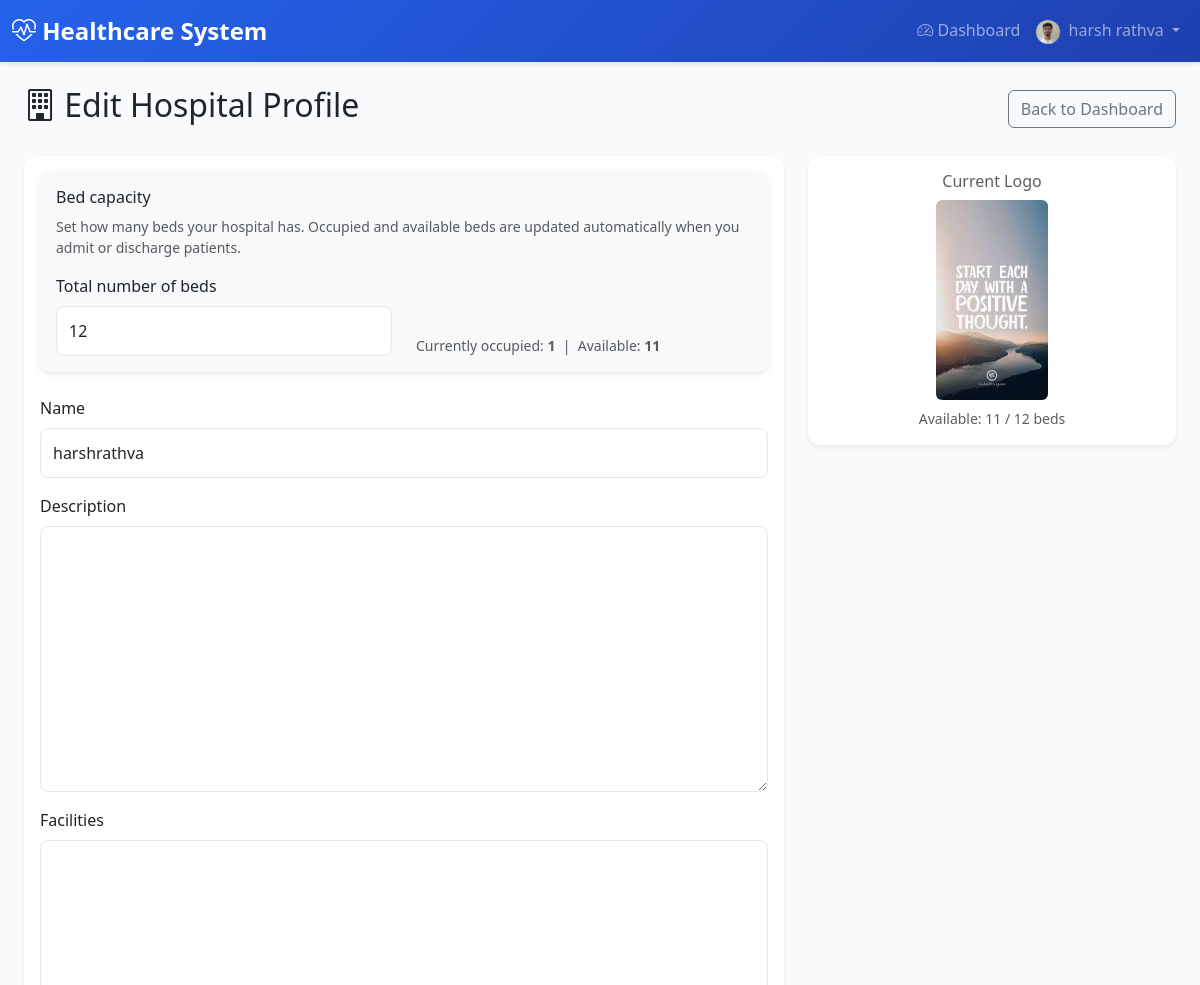
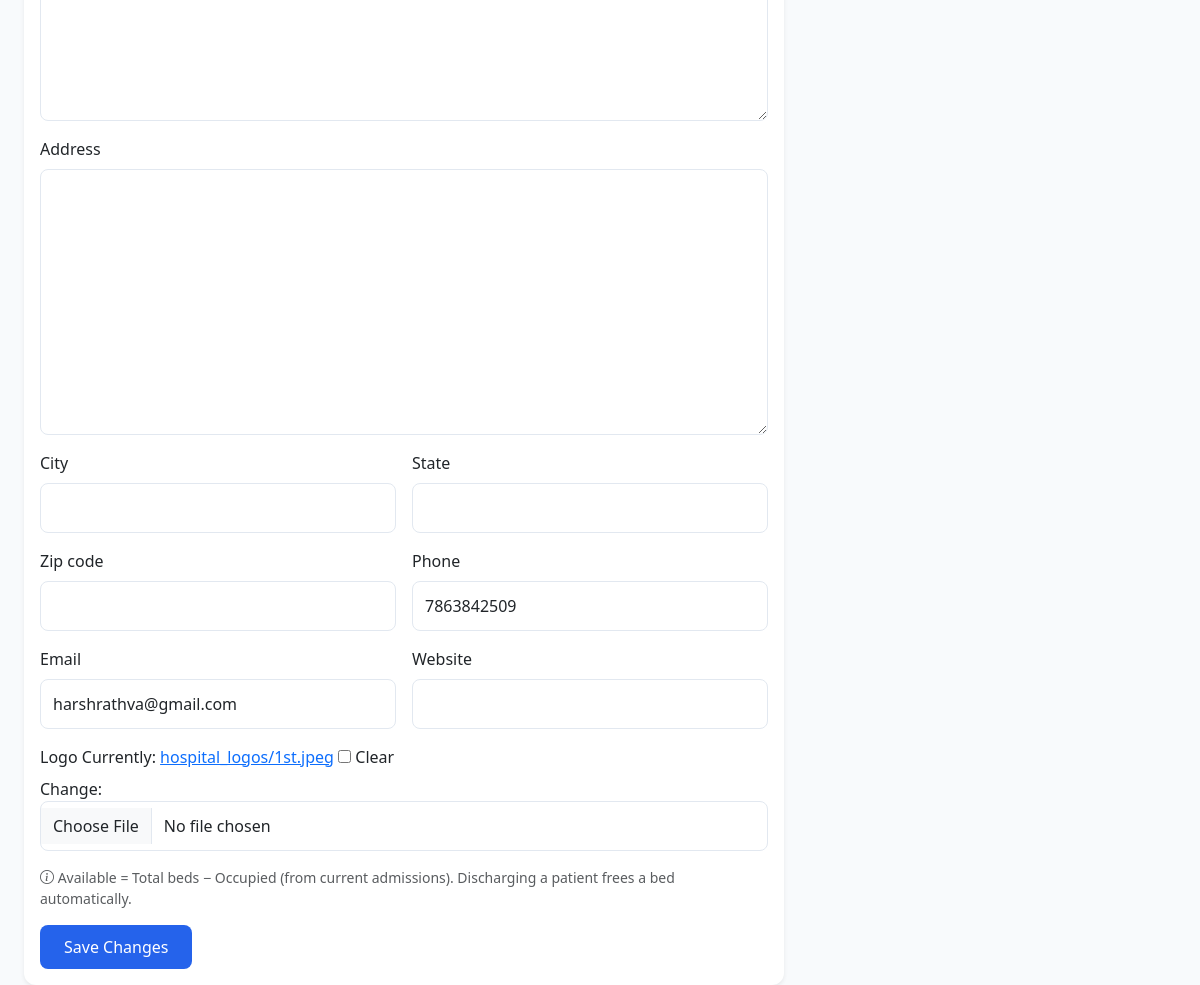
Page /hospitals/admin/profile/ (signed in) on the committed database (2 pictures, top to bottom).
### accounts/models.py (models this page shows, shortened)
class User(AbstractUser):
    email = models.EmailField(unique=True)
    ROLE_CHOICES = [
        ('ADMIN', 'Admin'),
        ('DOCTOR', 'Doctor'),
        ('PATIENT', 'Patient'),
        ('HOSPITAL', 'Hospital'),
        ('HOSPITAL_ADMIN', 'Hospital Admin'),
    ]
    role = models.CharField(max_length=20, choices=ROLE_CHOICES, default='PATIENT')
    is_approved = models.BooleanField(default=False)  # For Doctor and Hospital approval
    phone_number = models.CharField(max_length=15, blank=True)
    address = models.TextField(blank=True)
    profile_picture = models.ImageField(upload_to='user_profiles/', blank=True, null=True)
    created_at = models.DateTimeField(auto_now_add=True)
    updated_at = models.DateTimeField(auto_now=True)
    class Meta:
        db_table = 'users'
        verbose_name = 'User'
        verbose_name_plural = 'Users'

### hospitals/models.py (models this page shows, shortened)
class Hospital(models.Model):
    user = models.OneToOneField(
        settings.AUTH_USER_MODEL,
        on_delete=models.CASCADE,
        related_name='hospital_profile'
    )
    name = models.CharField(max_length=200)
    registration_number = models.CharField(max_length=50, unique=True)
    address = models.TextField(blank=True)
    city = models.CharField(max_length=100, blank=True)
    state = models.CharField(max_length=100, blank=True)
    zip_code = models.CharField(max_length=10, blank=True)
    phone = models.CharField(max_length=15, blank=True)
    email = models.EmailField(blank=True)
    website = models.URLField(blank=True)
    description = models.TextField(blank=True)
    facilities = models.TextField(blank=True, help_text="Departments - comma separated")
    total_beds = models.PositiveIntegerField(default=0)
    available_beds = models.PositiveIntegerField(default=0)  # Kept for migration; use available_beds_count for dynamic
    logo = models.ImageField(upload_to='hospital_logos/', blank=True, null=True)
    verification_document = models.FileField(upload_to='hospital_verifications/', blank=True, null=True, help_text="Upload registration certificate or license for verification")
    created_at = models.DateTimeField(auto_now_add=True)
    updated_at = models.DateTimeField(auto_now=True)
    class Meta:
        db_table = 'hospitals'
        verbose_name = 'Hospital'
        verbose_name_plural = 'Hospitals'
        ordering = ['name']
    @property
    def occupied_beds_count(self):
        from django.db.models import Q
        return self.admissions.filter(
            Q(discharge_time__isnull=True) | Q(discharge_time__gt=timezone.now())
        ).count()
    @property
    def available_beds_count(self):
        return max(0, self.total_beds - self.occupied_beds_count)
    def get_available_beds_display(self):
        """For admin list_display (avoids property in admin)"""
        return self.available_beds_count
    get_available_beds_display.short_description = 'Available beds'

### hospitals/admin_views.py (the view, shortened to what this page needs)
# urls.py: path('admin/profile/', admin_views.HospitalProfileEditView.as_view(), name='admin_profile'),
class HospitalProfileEditView(HospitalRequiredMixin, UpdateView):
    model = Hospital
    template_name = 'hospitals/admin/profile_edit.html'
    fields = ['name', 'description', 'facilities', 'address', 'city', 'state', 'zip_code', 'phone', 'email', 'website', 'total_beds', 'logo']
    def get_form(self, form_class=None):
        form = super().get_form(form_class)
        for field in form.fields:
            form.fields[field].widget.attrs.setdefault('class', 'form-control')
        return form
    def get_object(self, queryset=None):
        return get_hospital(self.request)
    def get(self, request, *args, **kwargs):
        if not get_hospital(request):
            messages.error(request, 'Hospital profile not found.')
            return redirect('accounts:dashboard_redirect')
        return super().get(request, *args, **kwargs)

### accounts/mixins.py (called while the page is built)
    def dispatch(self, request, *args, **kwargs):
        if not request.user.is_authenticated:
            return self.handle_no_permission()
        if not request.user.is_active:
            from django.contrib.auth import logout
            logout(request)
            messages.error(request, 'Your account has been blocked. Please contact the administrator.')
            return redirect('accounts:login')
        if request.user.role not in self.allowed_roles:
            messages.error(request, "You don't have permission to access this page.")
            return redirect('accounts:dashboard_redirect')
        return super().dispatch(request, *args, **kwargs)

    def dispatch(self, request, *args, **kwargs):
        result = super().dispatch(request, *args, **kwargs)
        if request.user.is_authenticated and getattr(request.user, 'role', None) not in ('HOSPITAL', 'HOSPITAL_ADMIN'):
            messages.error(request, "You don't have permission to access this page.")
            return redirect('accounts:dashboard_redirect')
        if request.user.is_authenticated and not getattr(request.user, 'is_approved', True):
            messages.warning(request, "Your account is pending approval. Please wait for admin approval.")
            return redirect('accounts:dashboard_redirect')
        return result

### hospitals/admin_views.py (called while the page is built)
def get_hospital(request):
    if not request.user.is_authenticated:
        return None
    if request.user.role not in ('HOSPITAL', 'HOSPITAL_ADMIN'):
        return None
    return getattr(request.user, 'hospital_profile', None)

### templates/hospitals/admin/profile_edit.html (shortened to what this page needs)
{% extends 'base.html' %}
{% block content %}
<div class="container-fluid">
    <div class="d-flex justify-content-between align-items-center mb-4">
        <h2><i class="bi bi-building"></i> Edit Hospital Profile</h2>
        <a href="{% url 'hospitals:admin_dashboard' %}" class="btn btn-outline-secondary">Back to Dashboard</a>
    </div>
    <div class="row">
        <div class="col-lg-8">
            <div class="card shadow-sm">
                <div class="card-body">
                    <form method="post" enctype="multipart/form-data">
                        <div class="card bg-light mb-4">
                            <div class="card-body">
                                <h6 class="card-title"> Bed capacity</h6>
                                <p class="small text-muted mb-3">Set how many beds your hospital has. Occupied and available beds are updated automatically when you admit or discharge patients.</p>
                                <div class="row">
                                    <div class="col-md-6">
                                        <label class="form-label">Total number of beds</label>
                                        <input type="number" name="total_beds" class="form-control" value="{{ object.total_beds }}" min="0" required>
                                    </div>
                                    <div class="col-md-6 d-flex align-items-end">
                                        <p class="small text-muted mb-0">Currently occupied: <strong>{{ object.occupied_beds_count }}</strong> &nbsp;|&nbsp; Available: <strong>{{ object.available_beds_count }}</strong></p>
                                    </div>
                                </div>
                            </div>
                        </div>
                        <div class="row g-3">
                            {% for field in form %}
                            {% if field.name != 'total_beds' %}
                            <div class="col-12 {% if field.name in 'city,state,zip_code,phone,email,website' %}col-md-6{% endif %}">
                                <label class="form-label">{{ field.label }}</label>
                                {{ field }}
                            </div>
                            {% endif %}
                            {% endfor %}
                            <div class="col-12">
                                <p class="text-muted small mb-0"><i class="bi bi-info-circle"></i> Available = Total beds − Occupied (from current admissions). Discharging a patient frees a bed automatically.</p>
                            </div>
                            <div class="col-12">
                                <button type="submit" class="btn btn-primary">Save Changes</button>
                            </div>
                        </div>
                    </form>
                </div>
            </div>
        </div>
        <div class="col-lg-4">
            <div class="card shadow-sm">
                <div class="card-body text-center">
                    <h6 class="text-muted">Current Logo</h6>
                    {% if object.logo %}
                    <img src="{{ object.logo.url }}" alt="Hospital" class="img-fluid rounded mb-2" style="max-height: 200px;">
                    {% else %}
                    <div class="bg-light rounded d-flex align-items-center justify-content-center mb-2" style="height: 150px;">
                        <i class="bi bi-building text-muted" style="font-size: 4rem;"></i>
                    </div>
                    {% endif %}
                    <p class="small text-muted mb-0">Available: {{ object.available_beds_count }} / {{ object.total_beds }} beds</p>
                </div>
            </div>
        </div>
    </div>
</div>
{% endblock %}

### templates/base.html (shortened to what this page needs)
<!DOCTYPE html>
<html lang="en">
<head>
    <link href="https://cdn.jsdelivr.net/npm/bootstrap@5.3.0/dist/css/bootstrap.min.css" rel="stylesheet">
    <link rel="stylesheet" href="https://cdn.jsdelivr.net/npm/bootstrap-icons@1.11.0/font/bootstrap-icons.css">
</head>
<body>
    {% if user.is_authenticated %}
    <nav class="navbar navbar-expand-lg navbar-dark">
        <div class="container-fluid">
            <a class="navbar-brand" href="{% url 'accounts:dashboard_redirect' %}">
                <i class="bi bi-heart-pulse"></i> Healthcare System
            </a>
            <div class="collapse navbar-collapse" id="navbarNav">
                <ul class="navbar-nav ms-auto">
                    <li class="nav-item">
                        <a class="nav-link" href="{% url 'accounts:dashboard_redirect' %}">
                            <i class="bi bi-speedometer2"></i> Dashboard
                        </a>
                    </li>
                    <li class="nav-item dropdown">
                        <a class="nav-link dropdown-toggle" href="#" id="navbarDropdown" role="button" data-bs-toggle="dropdown">
                            {% if user.profile_picture %}
                            <img src="{{ user.profile_picture.url }}" alt="Profile" class="rounded-circle me-1" style="width: 24px; height: 24px; object-fit: cover;">
                            {% else %}
                            <i class="bi bi-person-circle"></i>
                            {% endif %}
                            {{ user.get_full_name|default:user.username }}
                        </a>
                    </li>
                </ul>
            </div>
        </div>
    </nav>
    {% endif %}
    <div class="container-fluid mt-4">
        {% block content %}{% endblock %}
    </div>
</body>
</html>

### templates/base.html (style rules this page uses)
:root { --primary-color: #2563eb; --secondary-color: #64748b; --success-color: #10b981; --danger-color: #ef4444; --warning-color: #f59e0b; --info-color: #3b82f6; }
body { font-family: 'Segoe UI', Tahoma, Geneva, Verdana, sans-serif; background-color: #f8fafc; }
.navbar { background: linear-gradient(135deg, var(--primary-color) 0%, #1e40af 100%); box-shadow: 0 2px 4px rgba(0,0,0,0.1); }
.navbar-brand { font-weight: 700; font-size: 1.5rem; }
.card { border: none; border-radius: 12px; box-shadow: 0 2px 8px rgba(0,0,0,0.1); transition: transform 0.2s, box-shadow 0.2s; }
.btn-primary { background-color: var(--primary-color); border: none; border-radius: 8px; padding: 10px 24px; font-weight: 500; }
.form-control { border-radius: 8px; border: 1px solid #e2e8f0; padding: 12px; }

### rows in the picture
User: profile_picture (picture), get_full_name "harsh rathva"
Hospital: total_beds "12", occupied_beds_count "1", available_beds_count "11", form "harshrathva" "7863842509" "harshrathva@gmail.com", logo (picture)

### other values in the picture
{{ field.label }} "Name" "Description" "Facilities" "Address" "City" "State" "Zip code" "Phone" "Email" "Website" "Logo"
